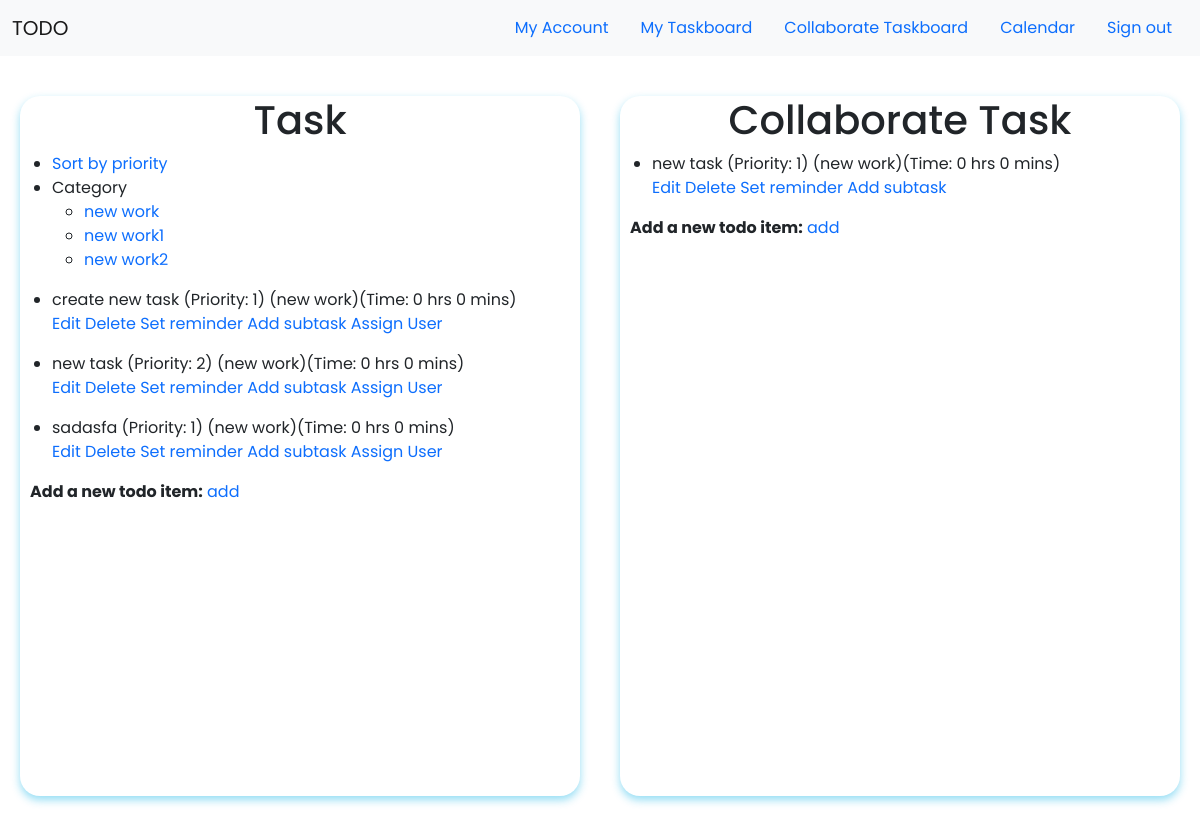
Before: /taskboard (signed in) with the older database file.
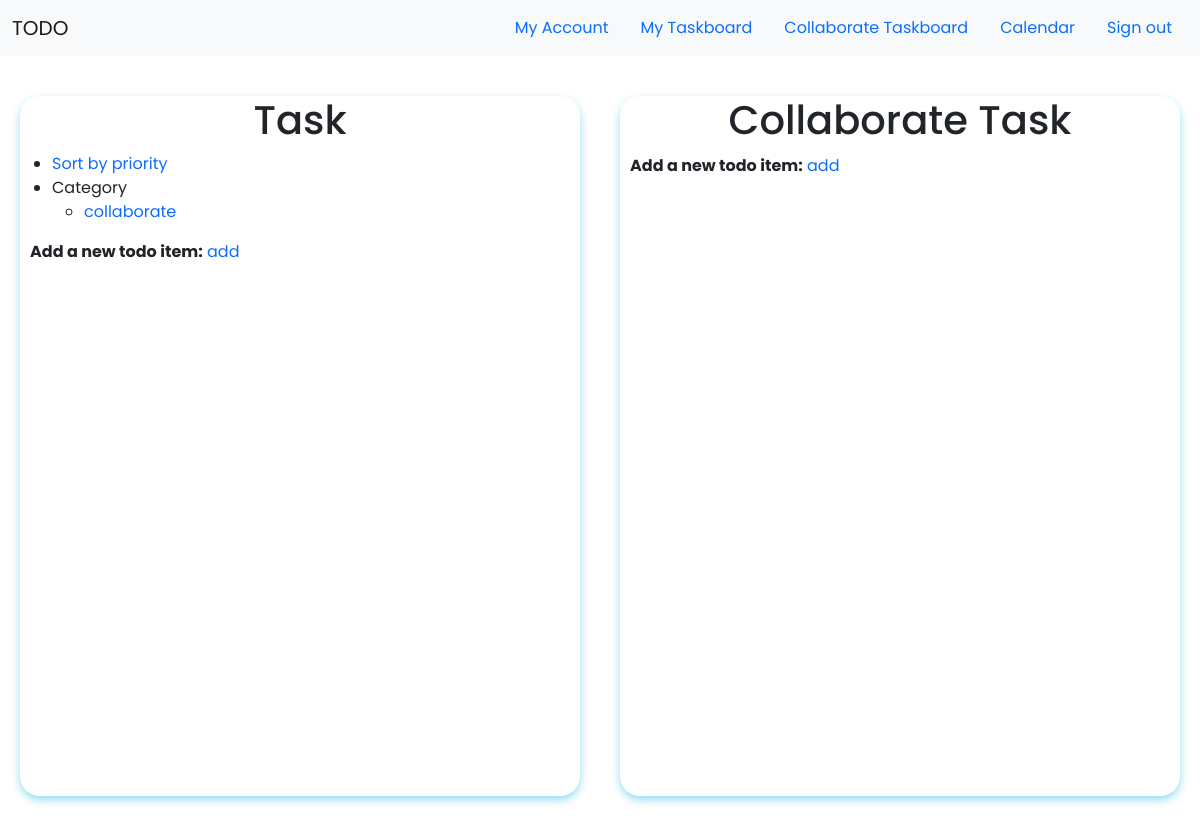
After: the same page with the newer database file.
### app/models.py (models this page shows, shortened)
class Category(db.Model):
    id = db.Column(db.Integer, primary_key=True)
    category = db.Column(db.String(30), unique=True, nullable=False)
    user_id = db.Column(db.Integer, db.ForeignKey('user.id'))

class Task(db.Model):
    id = db.Column(db.Integer, primary_key=True, autoincrement=True)
    content = db.Column(db.String, unique=False, nullable=False)
    complete = db.Column(db.Boolean, default=False)
    estimatehr = db.Column(db.Integer, nullable = True)
    estimatemin = db.Column(db.Integer, nullable = True)
    priority = db.Column(db.Integer, nullable=False)
    collaborate_id = db.Column(db.Integer, nullable=True, unique=False)
    assign_user = db.Column(db.String,unique=False, nullable=True)
    category_id = db.Column(db.Integer, db.ForeignKey('category.id'), nullable=False)
    category = db.relationship('Category', backref=db.backref('categories', lazy=True))
    subtask = db.relationship('Subtask', backref = 'subtasks', lazy = 'dynamic')
    user_id = db.Column(db.Integer, db.ForeignKey('user.id'))

### app/routes.py (the view)
@app.route('/taskboard',methods=['GET', 'POST'])
def taskboard():
    user = User.query.filter_by(username=current_user.username).first()
    tasks = Task.query.filter_by(user_id=user.id, collaborate_id = None).all()
    assign_tasks = Task.query.filter_by(assign_user=user.username).all()
    categories = Category.query.filter_by(user_id=user.id).all()
    subtask = Subtask.query.all()
    return render_template('taskboard.html', tasks=tasks, categories=categories, subtasks=subtask, assign_tasks=assign_tasks)

### app/models.py (called while the page is built)
@login.user_loader
def load_user(id):
    return User.query.get(int(id))

### app/templates/taskboard.html (shortened to what this page needs)
{% extends "base.html" %}
{% block content %}
<link rel="stylesheet" type="text/css" href="{{ url_for('static', filename='css/taskboard.css') }}">
    {% if current_user.is_authenticated %}
    <div class="task_page">
        <div class="task">
            <h1>Task</h1>
            <nav>
                <ul>
                    <li><a href="/priority">Sort by priority</a></li>
                    <li>Category
                        <ul>
                            {% for category in categories %}
                            <li><a href="/category/{{category.id}}">{{category.category}}</a></li>
                            {% endfor %}
                    </li>
                </ul>
            </nav>
            {% for task in tasks %}
            <ul>
                <li>
                    {{ task.content }} (Priority: {{task.priority}}) ({{task.category.category}})(Time: {{task.estimatehr}} hrs {{task.estimatemin}} mins) <br> <a href= "/edittask/{{task.id}}">Edit</a>  <a href= "/delete/{{task.id}}"> Delete</a>  <a href= "/reminder/{{task.id}}">Set reminder</a> <a href="/addsubtask/{{task.id}}">Add subtask</a> <a href="/assignuser/{{task.id}}">Assign User</a>
                </li>
            </ul>
            {% endfor %}
            <div class="addtask">
               <strong>Add a new todo item:</strong>
                <a href="/addtask"> add</a>
            </div>
        </div>
        <br>
        <div class="colla">
            <h1>Collaborate Task</h1>
            {% for assign_task in assign_tasks %}
            <ul>
                <li>
                    {{ assign_task.content }} (Priority: {{assign_task.priority}}) ({{assign_task.category.category}})(Time: {{assign_task.estimatehr}} hrs {{assign_task.estimatemin}} mins) <br> <a href= "/edittask/{{assign_task.id}}">Edit</a>  <a href= "/delete/{{assign_task.id}}"> Delete</a>  <a href= "/reminder/{{assign_task.id}}">Set reminder</a> <a href="/addsubtask/{{assign_task.id}}">Add subtask</a>
                </li>
            </ul>
            {% endfor %}
            <div class="addtask">
                <strong>Add a new todo item:</strong>
                <a href="/addtask"> add</a>
            </div>
        </div>
    </div>
    {% endif %}
{% endblock %}

### app/templates/base.html (shortened to what this page needs)
<!doctype html>
<html lang="en">
    <head>
        <link href="https://cdn.jsdelivr.net/npm/bootstrap@5.0.0-beta3/dist/css/bootstrap.min.css" rel="stylesheet">
        <link rel="stylesheet" type="text/css" href="{{ url_for('static', filename='css/style.css') }}">
    </head>
    <body>
        <nav class="navbar navbar-expand-lg navbar-light bg-light">
            <div class="container-fluid">
              <a class="navbar-brand" href="/">TODO</a>
              <ul class="nav justify-content-end">
                <li class="nav-item">
                  {% if current_user.is_authenticated %}
                  <a class="nav-link active" aria-current="page" href="/profile">My Account</a>
                  {% endif %}
                </li>
                <li class="nav-item">
                  {% if current_user.is_authenticated %}
                  <a class="nav-link" href="/taskboard">My Taskboard</a>
                  {% endif %}
                </li>
                <li class="nav-item">
                  {% if current_user.is_authenticated %}
                  <a class="nav-link" href="/collaboratetaskboard">Collaborate Taskboard</a>
                  {% endif %}
                </li>
                <li class="nav-item">
                  {% if current_user.is_authenticated %}
                  <a class="nav-link" href="/calendar">Calendar</a>
                  {% endif %}
                </li>
                <li class="nav-item">
                  {% if current_user.is_authenticated %}
                  <a class="nav-link" href="/logout">Sign out</a>
                  {% endif %}
                </li>
              </ul>
              </div>
          </nav>
        {% block content %}{% endblock %}
    </body>
</html>

### app/static/css/style.css (style rules this page uses)
* { font-family: 'Poppins', sans-serif; margin: 0; padding: 0; }
html, body { margin: 0; padding: 0; }
a { text-decoration: none; }

### app/static/css/taskboard.css (style rules this page uses)
.task_page { height: auto; width: auto; display: flex; flex-direction: row; margin: 0; }
.task { height: 700px; width: 700px; margin: 40px 20px; border-radius: 20px; background-color: white!important; box-shadow: 0 4px 8px 0 rgba(26, 183, 231, 0.466); transition: 0.3s; }
.task h1 { text-align: center; }
.colla { height: 700px; width: 700px; margin: 40px 20px; border-radius: 20px; background-color: white!important; box-shadow: 0 4px 8px 0 rgba(26, 183, 231, 0.466); transition: 0.3s; }
.colla h1 { text-align: center; }
.addtask { margin: 10px; }

Changed rows visible on the page:
removed Category: category "new work1"
removed Category: category "new work2"
no longer on this page (row edited): Task: content "create new task", priority "1", category.category "new work", estimatehr "0", estimatemin "0"
no longer on this page (row edited): Task: content "new task", priority "2", category.category "new work", estimatehr "0", estimatemin "0"
removed Task: content "sadasfa", priority "1", category.category "new work", estimatehr "0", estimatemin "0"
no longer on this page (row edited): Task: content "new task", priority "1", category.category "new work", estimatehr "0", estimatemin "0", shown under "Collaborate Task"
changed Category: category "new work" → "collaborate"
